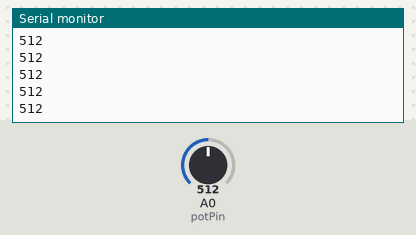
Recording of a sketch running on a simulated Arduino Leonardo, built with avr-gcc and run on an emulated ATmega32U4. Shown: the last lines printed to the serial monitor. Inputs (shaded band) come from the test bench; at power-on: A0 (potPin) = 512.

Above: at 1.2 s.
1.3 s: A0 (potPin) set to 716
At 2.0 s:
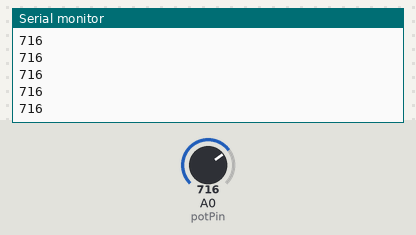
2.8 s: A0 (potPin) set to 900
At 3.8 s:
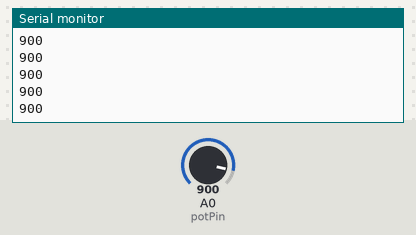
Timing chart, 0 to 5.8 s (numbered marks = the images above; inputs shaded):
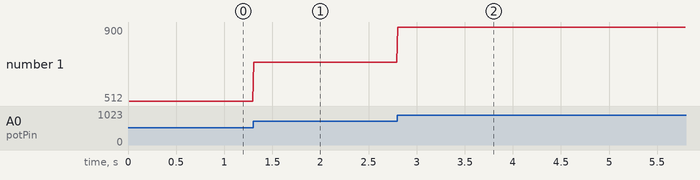

Measured:
- after the input at 1.3 s, the serial monitor: prints a new line at once (image 1)
- after the input at 2.8 s, the serial monitor: prints a new line at once (image 2)
- plotted number 1: 512 → 716 after the input at 1.3 s, 716 → 900 after the input at 2.8 s

The sketch:

LMS.ino.ino
```cpp
// Definimos el pin ANALOG IN del potenciómetro
const int potPin = A0;
//el codigo que se generara para hacer la conexion.
void setup() {
  // El Arduino Leonardo usa Serial.begin() pero la comunicación USB es nativa
  // 9600 es la velocidad estándar que configuramos en Python
  Serial.begin(9600);

  // Esperar a que el puerto serial esté listo (específico para Leonardo)
  while (!Serial) {
    ;
  }
}
//Crea un ciclo que se repetiravbnnbj
void loop() {
  // 1. Leer el valor del potenciómetro (0 a 1023)
  int valorPot = analogRead(potPin);

  // 2. Enviar el valor por el puerto serial
  // Usamos println para que cada dato vaya en una línea nueva
  Serial.println(valorPot);

  // 3. Pequeña pausa para no saturar el buffer
  // Esto nos da aproximadamente 100 lecturas por segundo
  delay(10);
}
```
